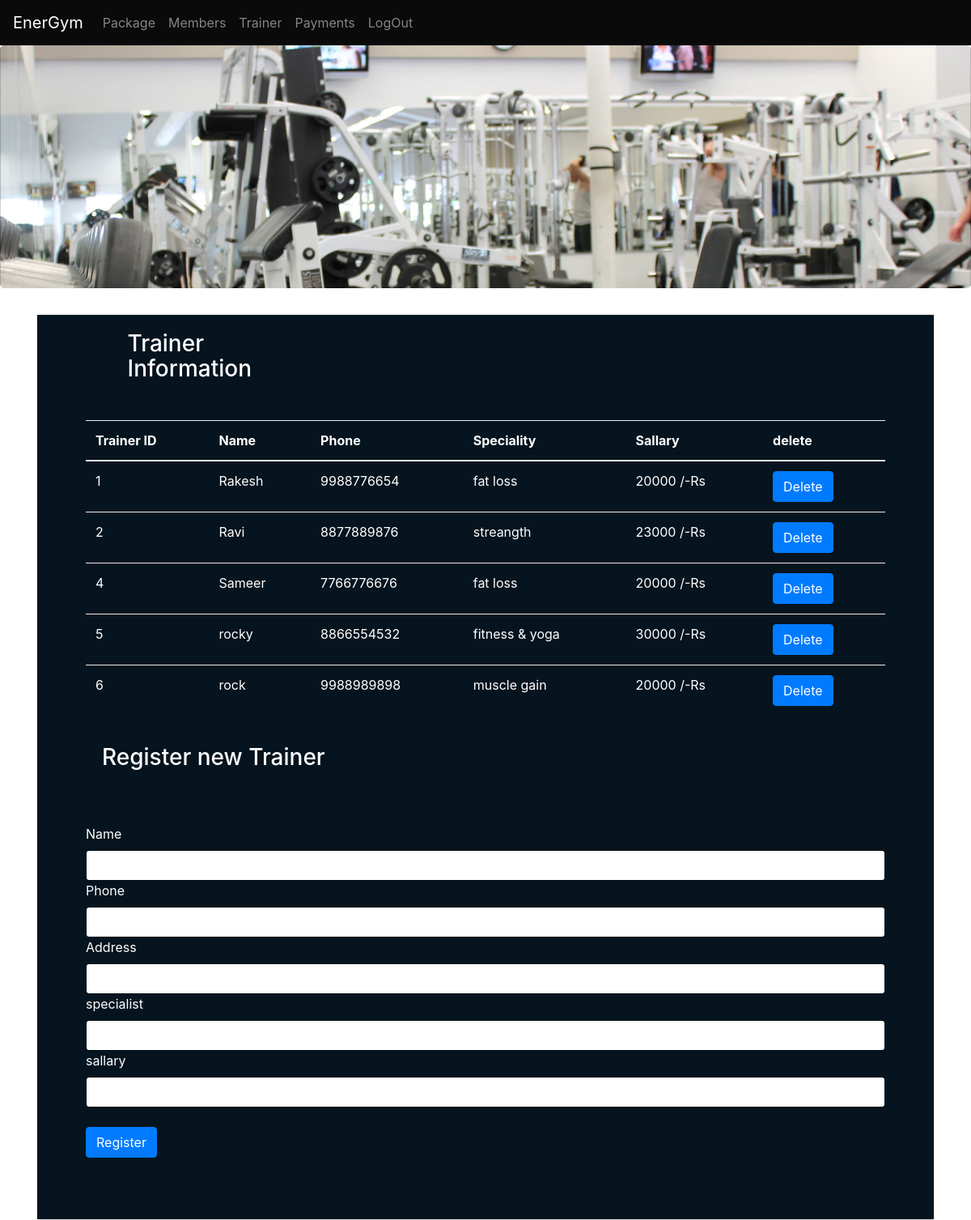
The app's page /trainer.php with its own data.
### tables this page shows
CREATE TABLE `trainer` (
  `Trainer_id` int(20) NOT NULL,
  `Name` varchar(40) NOT NULL,
  `phone` bigint(20) NOT NULL,
  `address` varchar(50) NOT NULL,
  `specialist` varchar(30) NOT NULL,
  `sallary` bigint(20) NOT NULL
);

### function.php (the view, shortened to what this page needs)
<?php
$con=mysqli_connect("localhost","root","","energym");
function get_trainer(){
    global $con;
    $query="select * from Trainer";
    $result=mysqli_query($con,$query);
    while($row=mysqli_fetch_array($result)){
        $Trainer_id=$row ['Trainer_id'];
        $Name=$row['Name'];
        $phone=$row['phone'];
        $specialist=$row['specialist'];
        $sallary=$row['sallary'];
        echo'<tr>
        <td>'.$Trainer_id.'</td>
        <td>'.$Name.'</td>
            <td>'.$phone.'</td>
            <td>'.$specialist.'</td>
            <td>'.$sallary.' /-Rs</td>
            <td><a href="includes/deletetrainer.php?deleteid='.$row['Trainer_id'].'" class="btn btn-primary">Delete</a></td>
        </tr>';
    }
}
?>

### records on screen
trainer: Trainer_id "1", Name "Rakesh", phone "9988776654", specialist "fat loss", sallary "20000"
trainer: Trainer_id "2", Name "Ravi", phone "8877889876", specialist "streangth", sallary "23000"
trainer: Trainer_id "4", Name "Sameer", phone "7766776676", specialist "fat loss", sallary "20000"
trainer: Trainer_id "5", Name "rocky", phone "8866554532", specialist "fitness & yoga", sallary "30000"
trainer: Trainer_id "6", Name "rock", phone "9988989898", specialist "muscle gain", sallary "20000"
